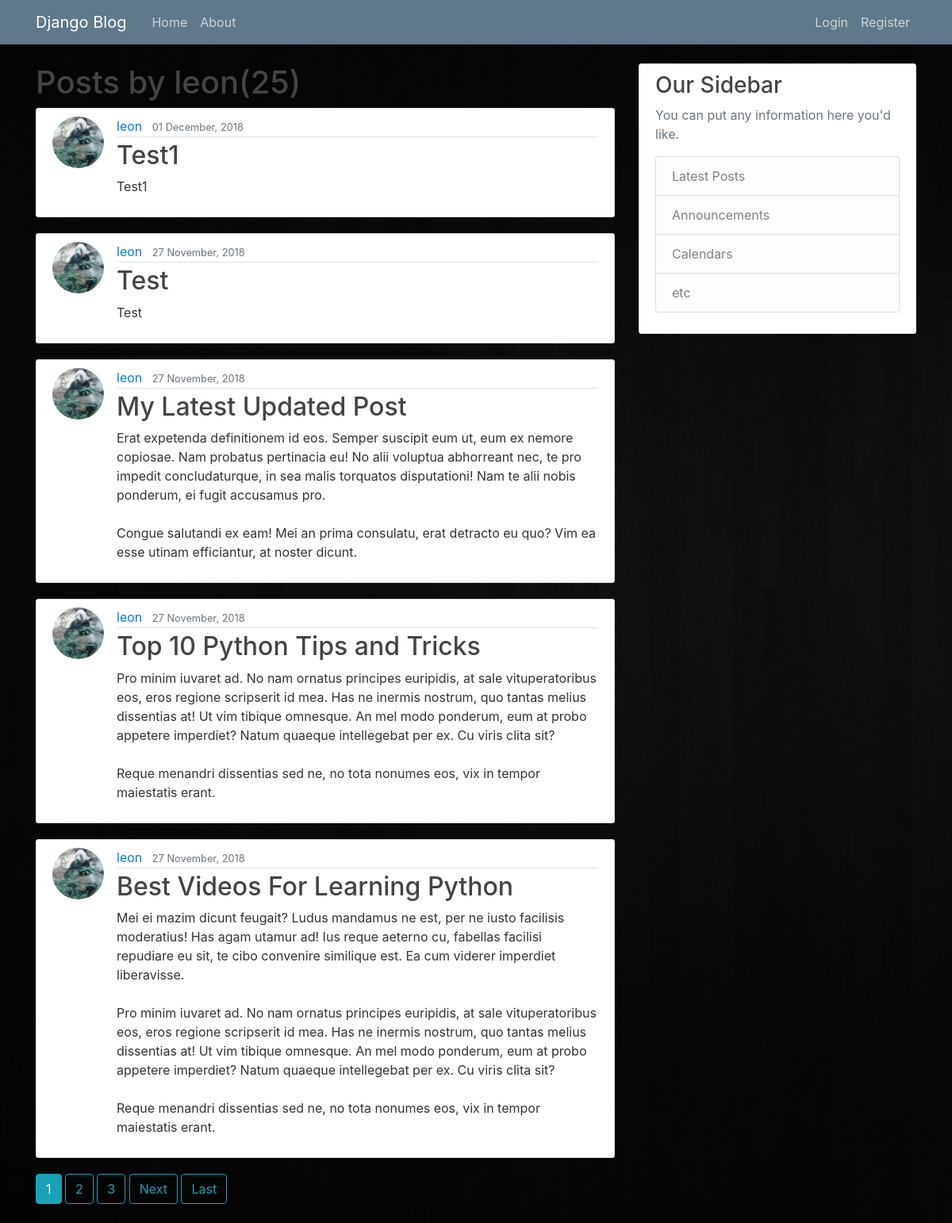
/user/leon, run on the app's committed database.
### blog/models.py (models this page shows, shortened)
class Post(models.Model):
    title=models.CharField(max_length=100)
    content=models.TextField()
    date_posted=models.DateTimeField(default=timezone.now)
    author=models.ForeignKey(User, on_delete=models.CASCADE)

### users/models.py (models this page shows, shortened)
class Profile(models.Model):
    user=models.OneToOneField(User, on_delete=models.CASCADE)
    image=models.ImageField(default='default.jpg', upload_to='profile_pics')

### blog/views.py (the view)
# urls.py: path('user/<str:username>', UserPostListView.as_view(), name='user-posts'),
class UserPostListView(ListView):
    model=Post
    template_name='blog/user_posts.html' #<app>/<model>+<viewtype>.html
    context_object_name='posts'
    paginate_by=5
    def get_queryset(self):
        user=get_object_or_404(User, username=self.kwargs.get('username'))
        return Post.objects.filter(author=user).order_by('-date_posted')

### blog/templates/blog/user_posts.html (shortened to what this page needs)
{%extends "blog/base.html"%}
{% block content%}
    <h1 class "mb-3">Posts by {{view.kwargs.username}}({{page_obj.paginator.count}})</h1>
	{% for post in posts %}
		<article class="media content-section">
		 <img class="rounded-circle article-img" src="{{post.author.profile.image.url}}">
		  <div class="media-body">
		    <div class="article-metadata">
		      <a class="mr-2" href="{% url 'user-posts' post.author.username %}">{{ post.author }}</a>
		      <small class="text-muted">{{ post.date_posted|date:"d F, Y" }}</small>
		    </div>
		    <h2><a class="article-title" href="{% url 'post-detail' post.id %}">{{ post.title }}</a></h2>
		    <p class="article-content">{{ post.content }}</p>
		  </div>
		</article>
	{% endfor %}
	{%if is_paginated %}
		{% for num in page_obj.paginator.page_range %}
			{%if page_obj.number == num%}
				<a class="btn btn-info mb-4" href="?page={{ num }}">{{ num }}</a>
			{% elif num > page_obj.number|add:'-3' %}
				{% if num < page_obj.number|add:'3' %}
					<a class="btn btn-outline-info mb-4" href="?page={{ num }}">{{ num }}</a>
				{%endif%}
			{%endif%}
		{% endfor %}
		{% if page_obj.has_next%}
			<a class="btn btn-outline-info mb-4" href="?page={{page_obj.next_page_number}}">Next</a>
			<a class="btn btn-outline-info mb-4" href="?page={{page_obj.paginator.num_pages}}">Last</a>
		{%endif%}
	{%endif%}
{%endblock content%}

### blog/static/blog/main.css (style rules this page uses)
body { background: #fafafa; color: #333333; margin-top: 5rem; }
h1, h2, h3, h4, h5, h6 { color: #444444; }
.content-section { background: #ffffff; padding: 10px 20px; border: 1px solid #dddddd; border-radius: 3px; margin-bottom: 20px; }
.article-title { color: #444444; }
.article-content { white-space: pre-line; }
.article-img { height: 65px; width: 65px; margin-right: 16px; }
.article-metadata { padding-bottom: 1px; margin-bottom: 4px; border-bottom: 1px solid #e3e3e3 }

### data on the page
Post: author.profile.image (picture), author "leon", date_posted "01 December, 2018", title "Test1", content "Test1"
Post: author.profile.image (picture), author "leon", date_posted "27 November, 2018", title "Test", content "Test"
Post: author.profile.image (picture), author "leon", date_posted "27 November, 2018", title "My Latest Updated Post", content "Erat expetenda definitionem id eos. Semper suscipit eum ut, eum ex nemore copiosae. Nam probatus pertinacia eu! No alii voluptua abhorreant nec, te pro impedit concludaturque, in sea malis torquatos disputationi! Nam te alii nobis ponderum, ei fugit accusamus pro. Congue salutandi ex eam! Mei an prima consulatu, erat detracto eu quo? Vim ea esse utinam efficiantur, at noster dicunt."
Post: author.profile.image (picture), author "leon", date_posted "27 November, 2018", title "Top 10 Python Tips and Tricks", content "Pro minim iuvaret ad. No nam ornatus principes euripidis, at sale vituperatoribus eos, eros regione scripserit id mea. Has ne inermis nostrum, quo tantas melius dissentias at! Ut vim tibique omnesque. An mel modo ponderum, eum at probo appetere imperdiet? Natum quaeque intellegebat per ex. Cu viris clita sit? Reque menandri dissentias sed ne, no tota nonumes eos, vix in tempor maiestatis erant."
Post: author.profile.image (picture), author "leon", date_posted "27 November, 2018", title "Best Videos For Learning Python", content "Mei ei mazim dicunt feugait? Ludus mandamus ne est, per ne iusto facilisis moderatius! Has agam utamur ad! Ius reque aeterno cu, fabellas facilisi repudiare eu sit, te cibo convenire similique est. Ea cum viderer imperdiet liberavisse. Pro minim iuvaret ad. No nam ornatus principes euripidis, at sale vituperatoribus eos, eros regione scripserit id mea. Has ne inermis nostrum, quo tantas melius dissentias at! Ut vim tibique omnesque. An mel modo ponderum, eum at probo appetere imperdiet? Natum quaeque intellegebat per ex. Cu viris clita sit? Reque menandri dissentias sed ne, no tota nonumes eos, vix in tempor maiestatis erant."

### other printed values
{{ view.kwargs.username }} "leon"
{{ page_obj.paginator.count }} "25"
{{ num }} "1"
{{ num }} "2" "3"
